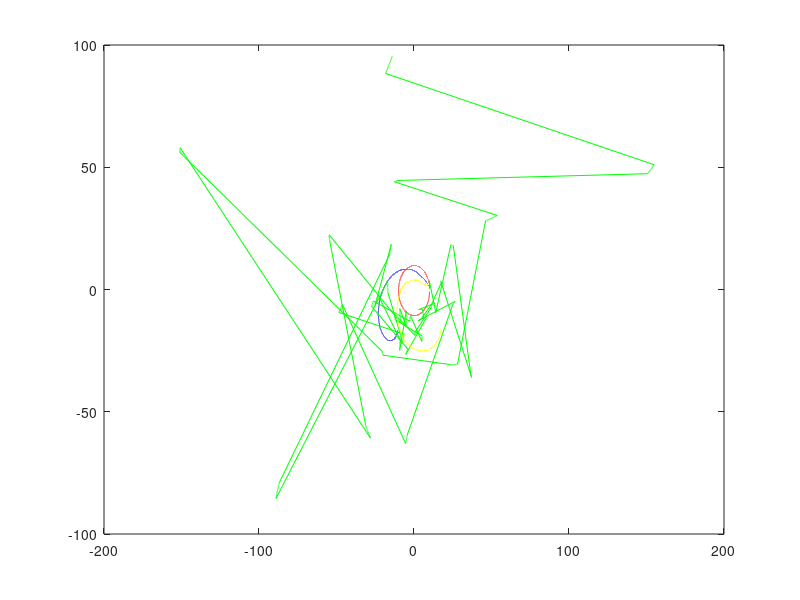
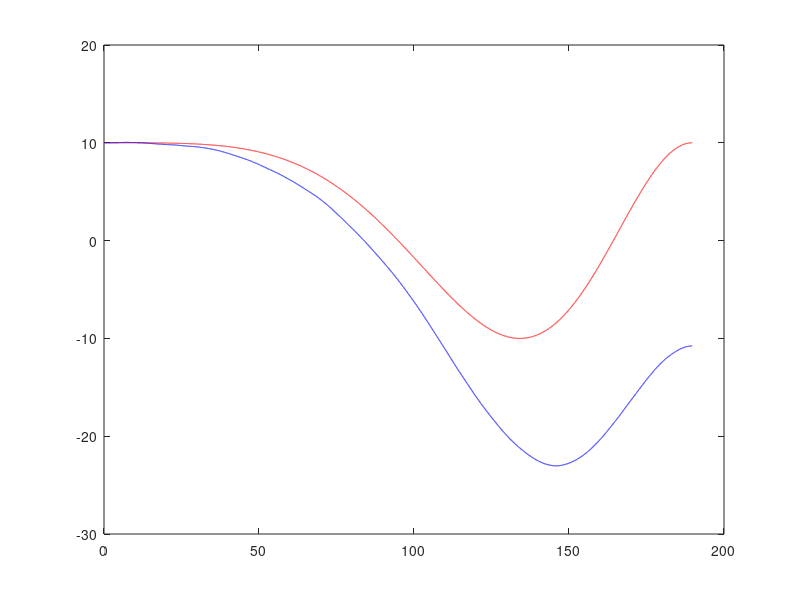
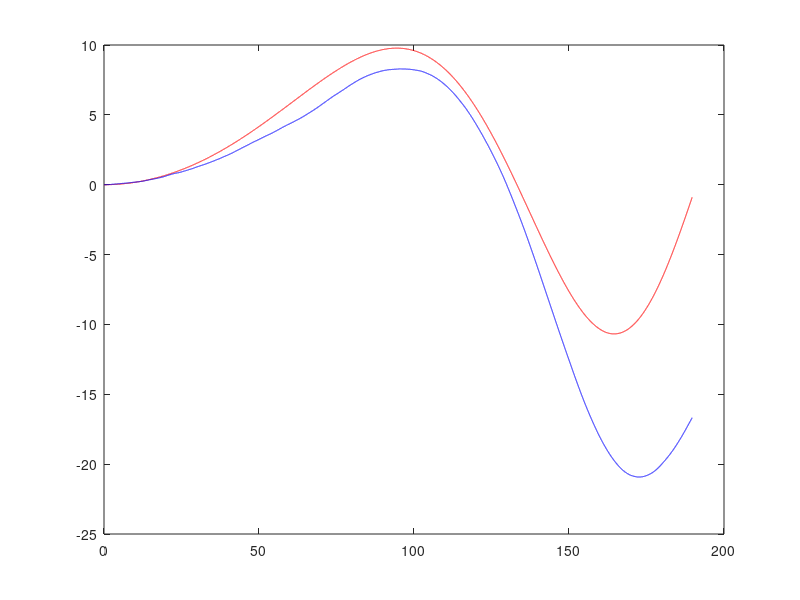
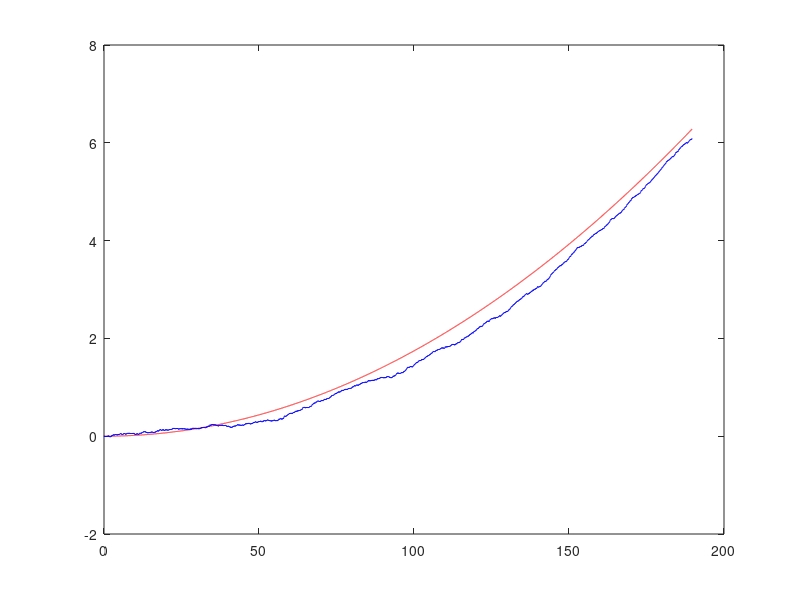

MATLAB code to generate these figures, in order:
# Condition

A = 10;                    # radius
T = 60;                    # period
E = 0.00005;               # external force

sr = 100;                  # IMU sampling rate
dt = 1 / sr;               # simulation step

a = 0.1 * 4 * pi / T^2;    # angular acceleration
z = [A, 0, 0, 0, 0];       # initial state

t = 0:dt:(sqrt(10) * T);   # time
s = size(t)(2)

sigat = 700e-6 * 9.81;     # tang. accel. noise density
sigan = 700e-6 * 9.81;     # norm. accel. noise density
sigw = deg2rad(1);         # gyro noise density

sigats = sigat / sqrt(dt); # tang. accel. sampling standard deviation
sigans = sigan / sqrt(dt); # norm. accel. sampling standard deviation
sigws = sigw / sqrt(dt);   # gyro sampling standard deviation

# Reference trajectory

rw = a .* t;
ra = a .* t.^2 ./ 2;
rx = zeros(1, s);
ry = zeros(1, s);

rat = (a * A) .* ones(1, s);
ran = rw.^2 .* A;
rax = -rat .* sin(ra) - ran .* cos(ra);
ray = rat .* cos(ra) - ran .* sin(ra);

rx(1, 1) = z(1, 1);
ry(1, 1) = z(1, 2);
rvx = z(1, 3);
rvy = z(1, 4);

for k = 2:s
  rvx = rvx + rax(1, k) * dt;
  rvy = rvy + ray(1, k) * dt;
  rx(1, k) = rx(1, k - 1) + rvx * dt;
  ry(1, k) = ry(1, k - 1) + rvy * dt;
end

# Actual trajectory

yd = -E .* (t.^2 / 2);     # Y-disturbance due external force

aw = rw;
aa = ra;
ax = rx;
ay = ry + yd;

aat = rat + -E .* cos(aa);
aan = ran + E .* sin(aa);
aax = -aat .* sin(aa) - aan .* cos(aa);
aay = aat .* cos(aa) - aan .* sin(aa);

# DME

dmes = 5;           # DME sampling interval
dmei = dmes / dt;   # DME outage iterations
dmea = 0.1;         # DME accuracy (10cm)
dmex = 0;           # DME x-position
dmey = 0;           # DME y-position
dmed = zeros(1, s); # DME actual distances
coma = deg2rad(5);

for i = 1:s
  dmed(i) = sqrt((dmex - ax(i))^2 + (dmey - ay(i))^2);
end

dmem = dmed + dmea * randn(1, s);   # DME distance measurements
comm = aa + coma * randn(1, s);
R = diag([dmea^2]);                 # DME covariance
Rcom = diag([coma^2]);

# INS

iw = aw + sigws * randn(1, s);
iat = aat + sigats * randn(1, s);
ian = aan + sigans * randn(1, s);

# State setup

ppa = 0.00001;
paa = 0.00001;

# Pure
ix = zeros(1, s);
iy = zeros(1, s);
ia = zeros(1, s);

is = z;
ix(1, 1) = is(1, 1);
iy(1, 1) = is(1, 2);
ia(1, 1) = is(1, 5);

# Linearized Kalman
lx = zeros(1, s);
ly = zeros(1, s);
la = zeros(1, s);

ls = z;
lx(1, 1) = ls(1, 1);
ly(1, 1) = ls(1, 2);
la(1, 1) = ls(1, 5);

lQc = diag([sigat^2, sigan^2, sigw^2]);                        # continuous covariance
lesp = [0; 0; 0; 0; 0];                                        # prior error state
lPkp = diag([ppa^2, ppa^2, ppa^2, ppa^2, deg2rad(paa)^2]);     # prior error covariance

# EKF
ex = zeros(1, s);
ey = zeros(1, s);
ea = zeros(1, s);

es = z;
ex(1, 1) = es(1, 1);
ey(1, 1) = es(1, 2);
ea(1, 1) = es(1, 5);

eQc = diag([sigat^2, sigan^2, sigw^2]);                        # continuous covariance
eesp = [0; 0; 0; 0; 0];                                        # prior error state
ePkp = diag([ppa^2, ppa^2, ppa^2, ppa^2, deg2rad(paa)^2]);     # prior error covariance

# Runtime

J = [
  0, -1;
  1,  0
];

for k = 2:s
  # Pure

  # INS Integration

  is(1, 5) = is(1, 5) + iw(k) * dt;    # angle
  ia(k) = is(1, 5);

  iRot = [
    -sin(is(1, 5)), -cos(is(1, 5));
     cos(is(1, 5)), -sin(is(1, 5))
  ];

  iabf = [iat(k); ian(k)];             # body-frame acceleration
  ianf = iRot * iabf;                  # navigation-frame acceleration

  is(1, 3) = is(1, 3) + ianf(1) * dt;  # x-velocity
  is(1, 4) = is(1, 4) + ianf(2) * dt;  # y-velocity
  is(1, 1) = is(1, 1) + is(1, 3) * dt; # x
  is(1, 2) = is(1, 2) + is(1, 4) * dt; # y
  ix(1, k) = is(1, 1);
  iy(1, k) = is(1, 2);

  # Linearized Kalman

  # INS Integration

  ls(1, 5) = ls(1, 5) + iw(k) * dt;    # angle
  la(k) = ls(1, 5);

  lRot = [
    -sin(ra(1, k)), -cos(ra(1, k));
     cos(ra(1, k)), -sin(ra(1, k))
  ];

  labf = [
   iat(k);
   ian(k)
  ];                                   # body-frame acceleration
  lanf = lRot * labf;                  # navigation-frame acceleration

  ls(1, 3) = ls(1, 3) + lanf(1) * dt;  # x-velocity
  ls(1, 4) = ls(1, 4) + lanf(2) * dt;  # y-velocity
  ls(1, 1) = ls(1, 1) + ls(1, 3) * dt; # x
  ls(1, 2) = ls(1, 2) + ls(1, 4) * dt; # y
  lx(1, k) = ls(1, 1);
  ly(1, k) = ls(1, 2);

  lrefx = rx(1, k);
  lrefy = ry(1, k);
  lrefa = ra(1, k);

  # Filter

  ld0 = (lrefx - dmex) / sqrt((dmex - lrefx)^2 + (dmey - lrefy)^2);
  ld1 = (lrefy - dmey) / sqrt((dmex - lrefx)^2 + (dmey - lrefy)^2);

  lHk = [ld0, ld1, 0, 0, 0];
  lHcomk = [0, 0, 0, 0, 1];

  lgam = lRot * J * labf;
  lbet = -lRot;

  lFk = [
    zeros(2, 2), eye(2), zeros(2, 1);
    zeros(2, 4), lgam;
    zeros(1, 5)
  ];

  lGk = [
    zeros(2, 3);
    lbet, zeros(2, 1);
    0, 0, -1
  ];

  lCA = [
    -lFk, lGk * lQc * lGk';
    zeros(5, 5), lFk'
  ];

  lCB = expm(lCA);

  lPhik = lCB(6:10,6:10)';
  lQk = lPhik * lCB(1:5, 6:10);

  if (mod(k, dmei) == 0)
    # DME incorporation

    lKk = lPkp * lHk' * inv(lHk * lPkp * lHk' + R);
    lPk = (eye(5) - lKk * lHk) * lPkp;
    lzk = dmem(k) - sqrt((dmex - lrefx)^2 + (dmey - lrefy)^2);
    les = lesp + lKk * (lzk - lHk * lesp);

    ls = ls + les';
    les = zeros(5, 1);

    lesp = lPhik * les;
    lPkp = lPhik * lPk * lPhik' + lQk;
  else
    # DME outage

    lesp = lPhik * lesp;
    lPkp = lPhik * lPkp * lPhik' + lQk;
  endif

  # EKF

  # INS Integration

  es(1, 5) = es(1, 5) + iw(k) * dt;    # angle
  ea(k) = es(1, 5);

  eRot = [
    -sin(es(1, 5)), -cos(es(1, 5));
     cos(es(1, 5)), -sin(es(1, 5))
  ];

  eabf = [
   iat(k);
   ian(k)
  ];                                   # body-frame acceleration
  eanf = eRot * eabf;                  # navigation-frame acceleration

  es(1, 3) = es(1, 3) + eanf(1) * dt;  # x-velocity
  es(1, 4) = es(1, 4) + eanf(2) * dt;  # y-velocity
  es(1, 1) = es(1, 1) + es(1, 3) * dt; # x
  es(1, 2) = es(1, 2) + es(1, 4) * dt; # y
  ex(1, k) = es(1, 1);
  ey(1, k) = es(1, 2);

  erefx = es(1, 1);
  erefy = es(1, 2);
  erefa = es(1, 5);

  # Filter

  ed0 = (erefx - dmex) / sqrt((dmex - erefx)^2 + (dmey - erefy)^2);
  ed1 = (erefy - dmey) / sqrt((dmex - erefx)^2 + (dmey - erefy)^2);

  eHk = [ed0, ed1, 0, 0, 0];
  eHcomk = [0, 0, 0, 0, 1];

  egam = eRot * J * eabf;
  ebet = -eRot;

  eFk = [
    zeros(2, 2), eye(2), zeros(2, 1);
    zeros(2, 4), egam;
    zeros(1, 5)
  ];

  eGk = [
    zeros(2, 3);
    ebet, zeros(2, 1);
    0, 0, -1
  ];

  eCA = [
    -eFk, eGk * eQc * eGk';
    zeros(5, 5), eFk'
  ];

  eCB = expm(eCA);

  ePhik = eCB(6:10,6:10)';
  eQk = ePhik * eCB(1:5, 6:10);

  if (mod(k, dmei) == 0)
    # DME and Compass measurements available
    # Propagation
    eesp = ePhik * eesp;
    ePkp = ePhik * ePkp * ePhik' + eQk;

    # DME incorporation

    eKk = ePkp * eHk' * inv(eHk * ePkp * eHk' + R);
    ePk = (eye(5) - eKk * eHk) * ePkp;
    ezk = dmem(k) - sqrt((dmex - erefx)^2 + (dmey - erefy)^2);
    ees = eesp + eKk * (ezk - eHk * eesp);

    es = es + ees';       # update trajectory
    ees = zeros(5, 1);    # reset error state

    eesp = ees;           # update error state prior
    ePkp = ePk;           # update Pk prior

    # Compass incorporation

    eKk = ePkp * eHcomk' * inv(eHcomk * ePkp * eHcomk' + Rcom);
    ePk = (eye(5) - eKk * eHcomk) * ePkp;
    ezk = comm(k) - es(1, 5);
    ees = eesp + eKk * (ezk - eHcomk * eesp);

    es = es + ees';       # update trajectory
    ees = zeros(5, 1);    # reset error state

    eesp = ees;           # update error state prior
    ePkp = ePk;           # update Pk prior
  else
    # No DME and Compass measurements available
    # Propagation
    eesp = ePhik * eesp;
    ePkp = ePhik * ePkp * ePhik' + eQk;
  endif
end

figure(1);
plot(ax, ay, 'r-', ix, iy, 'b-', ex, ey, 'g-', lx, ly, 'y-');

figure(2);
plot(t, ax, 'r-', t, ix, 'b-');

figure(3);
plot(t, ay, 'r-', t, iy, 'b-');

figure(4);
plot(t, aa, 'r-', t, ia, 'b-');

figure(5);
plot(t, ax, 'r-', t, ex, 'g-');

figure(6);
plot(t, ay, 'r-', t, ey, 'g-');

figure(7);
plot(t, aa, 'r-', t, ea, 'g-');
